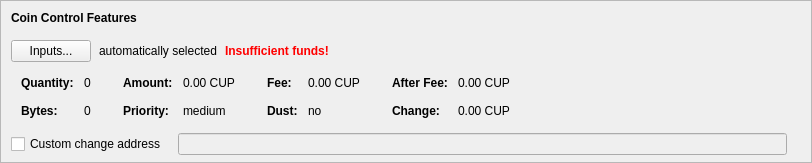
    <widget class="QFrame" name="frameCoinControl">
     <property name="sizePolicy">
      <sizepolicy hsizetype="Expanding" vsizetype="Expanding">
       <horstretch>0</horstretch>
       <verstretch>0</verstretch>
      </sizepolicy>
     </property>
     <property name="maximumSize">
      <size>
       <width>16777215</width>
       <height>16777215</height>
      </size>
     </property>
     <property name="frameShape">
      <enum>QFrame::StyledPanel</enum>
     </property>
     <property name="frameShadow">
      <enum>QFrame::Sunken</enum>
     </property>
     <layout class="QVBoxLayout" name="verticalLayoutCoinControl2">
      <property name="spacing">
       <number>0</number>
      </property>
      <property name="leftMargin">
       <number>0</number>
      </property>
      <property name="topMargin">
       <number>0</number>
      </property>
      <property name="rightMargin">
       <number>0</number>
      </property>
      <property name="bottomMargin">
       <number>6</number>
      </property>
      <item>
       <layout class="QVBoxLayout" name="verticalLayoutCoinControl" stretch="0,0,0,0,1">
        <property name="spacing">
         <number>0</number>
        </property>
        <property name="leftMargin">
         <number>10</number>
        </property>
        <property name="topMargin">
         <number>10</number>
        </property>
        <item>
         <layout class="QHBoxLayout" name="horizontalLayoutCoinControl1">
          <property name="bottomMargin">
           <number>15</number>
          </property>
          <item>
           <widget class="QLabel" name="labelCoinControlFeatures">
            <property name="sizePolicy">
             <sizepolicy hsizetype="Preferred" vsizetype="Maximum">
              <horstretch>0</horstretch>
              <verstretch>0</verstretch>
             </sizepolicy>
            </property>
            <property name="font">
             <font>
              <weight>75</weight>
              <bold>true</bold>
             </font>
            </property>
            <property name="styleSheet">
             <string notr="true">font-weight:bold;</string>
            </property>
            <property name="text">
             <string>Coin Control Features</string>
            </property>
           </widget>
          </item>
         </layout>
        </item>
        <item>
         <layout class="QHBoxLayout" name="horizontalLayoutCoinControl2" stretch="0,0,0,0">
          <property name="spacing">
           <number>8</number>
          </property>
          <property name="bottomMargin">
           <number>10</number>
          </property>
          <item>
           <widget class="QPushButton" name="pushButtonCoinControl">
            <property name="styleSheet">
             <string notr="true"/>
            </property>
            <property name="text">
             <string>Inputs...</string>
            </property>
            <property name="autoDefault">
             <bool>false</bool>
            </property>
           </widget>
          </item>
          <item>
           <widget class="QLabel" name="labelCoinControlAutomaticallySelected">
            <property name="text">
             <string>automatically selected</string>
            </property>
            <property name="margin">
             <number>5</number>
            </property>
           </widget>
          </item>
          <item>
           <widget class="QLabel" name="labelCoinControlInsuffFunds">
            <property name="font">
             <font>
              <weight>75</weight>
              <bold>true</bold>
             </font>
            </property>
            <property name="styleSheet">
             <string notr="true">color:red;font-weight:bold;</string>
            </property>
            <property name="text">
             <string>Insufficient funds!</string>
            </property>
            <property name="margin">
             <number>5</number>
            </property>
           </widget>
          </item>
          <item>
           <spacer name="horizontalSpacerCoinControl">
            <property name="orientation">
             <enum>Qt::Horizontal</enum>
            </property>
            <property name="sizeHint" stdset="0">
             <size>
              <width>40</width>
              <height>1</height>
             </size>
            </property>
           </spacer>
          </item>
         </layout>
        </item>
        <item>
         <widget class="QWidget" name="widgetCoinControl" native="true">
          <property name="sizePolicy">
           <sizepolicy hsizetype="Preferred" vsizetype="Preferred">
            <horstretch>0</horstretch>
            <verstretch>0</verstretch>
           </sizepolicy>
          </property>
          <property name="minimumSize">
           <size>
            <width>0</width>
            <height>0</height>
           </size>
          </property>
          <property name="styleSheet">
           <string notr="true"/>
          </property>
          <layout class="QHBoxLayout" name="horizontalLayoutCoinControl5">
           <property name="leftMargin">
            <number>0</number>
           </property>
           <property name="topMargin">
            <number>0</number>
           </property>
           <property name="rightMargin">
            <number>0</number>
           </property>
           <property name="bottomMargin">
            <number>0</number>
           </property>
           <item>
            <layout class="QHBoxLayout" name="horizontalLayoutCoinControl3" stretch="0,0,0,1">
             <property name="spacing">
              <number>20</number>
             </property>
             <property name="topMargin">
              <number>0</number>
             </property>
             <property name="bottomMargin">
              <number>10</number>
             </property>
             <item>
              <layout class="QFormLayout" name="formLayoutCoinControl1">
               <property name="horizontalSpacing">
                <number>10</number>
               </property>
               <property name="verticalSpacing">
                <number>14</number>
               </property>
               <property name="leftMargin">
                <number>10</number>
               </property>
               <property name="topMargin">
                <number>4</number>
               </property>
               <property name="rightMargin">
                <number>6</number>
               </property>
               <item row="0" column="0">
                <widget class="QLabel" name="labelCoinControlQuantityText">
                 <property name="font">
                  <font>
                   <weight>75</weight>
                   <bold>true</bold>
                  </font>
                 </property>
                 <property name="text">
                  <string>Quantity:</string>
                 </property>
                 <property name="margin">
                  <number>0</number>
                 </property>
                </widget>
               </item>
               <item row="0" column="1">
                <widget class="QLabel" name="labelCoinControlQuantity">
                 <property name="cursor">
                  <cursorShape>IBeamCursor</cursorShape>
                 </property>
                 <property name="contextMenuPolicy">
                  <enum>Qt::ActionsContextMenu</enum>
                 </property>
                 <property name="text">
                  <string notr="true">0</string>
                 </property>
                 <property name="margin">
                  <number>0</number>
                 </property>
                 <property name="textInteractionFlags">
                  <set>Qt::LinksAccessibleByMouse|Qt::TextSelectableByKeyboard|Qt::TextSelectableByMouse</set>
                 </property>
                </widget>
               </item>
               <item row="1" column="0">
                <widget class="QLabel" name="labelCoinControlBytesText">
                 <property name="font">
                  <font>
                   <weight>75</weight>
                   <bold>true</bold>
                  </font>
                 </property>
                 <property name="text">
                  <string>Bytes:</string>
                 </property>
                </widget>
               </item>
               <item row="1" column="1">
                <widget class="QLabel" name="labelCoinControlBytes">
                 <property name="cursor">
                  <cursorShape>IBeamCursor</cursorShape>
                 </property>
                 <property name="contextMenuPolicy">
                  <enum>Qt::ActionsContextMenu</enum>
                 </property>
                 <property name="text">
                  <string notr="true">0</string>
                 </property>
                 <property name="textInteractionFlags">
                  <set>Qt::LinksAccessibleByMouse|Qt::TextSelectableByKeyboard|Qt::TextSelectableByMouse</set>
                 </property>
                </widget>
               </item>
              </layout>
             </item>
             <item>
              <layout class="QFormLayout" name="formLayoutCoinControl2">
               <property name="horizontalSpacing">
                <number>10</number>
               </property>
               <property name="verticalSpacing">
                <number>14</number>
               </property>
               <property name="leftMargin">
                <number>6</number>
               </property>
               <property name="topMargin">
                <number>4</number>
               </property>
               <property name="rightMargin">
                <number>6</number>
               </property>
               <item row="0" column="0">
                <widget class="QLabel" name="labelCoinControlAmountText">
                 <property name="font">
                  <font>
                   <weight>75</weight>
                   <bold>true</bold>
                  </font>
                 </property>
                 <property name="text">
                  <string>Amount:</string>
                 </property>
                 <property name="margin">
                  <number>0</number>
                 </property>
                </widget>
               </item>
               <item row="0" column="1">
                <widget class="QLabel" name="labelCoinControlAmount">
                 <property name="cursor">
                  <cursorShape>IBeamCursor</cursorShape>
                 </property>
                 <property name="contextMenuPolicy">
                  <enum>Qt::ActionsContextMenu</enum>
                 </property>
                 <property name="text">
                  <string notr="true">0.00 CUP</string>
                 </property>
                 <property name="textInteractionFlags">
                  <set>Qt::LinksAccessibleByMouse|Qt::TextSelectableByKeyboard|Qt::TextSelectableByMouse</set>
                 </property>
                </widget>
               </item>
               <item row="1" column="0">
                <widget class="QLabel" name="labelCoinControlPriorityText">
                 <property name="font">
                  <font>
                   <weight>75</weight>
                   <bold>true</bold>
                  </font>
                 </property>
                 <property name="text">
                  <string>Priority:</string>
                 </property>
                </widget>
               </item>
               <item row="1" column="1">
                <widget class="QLabel" name="labelCoinControlPriority">
                 <property name="cursor">
                  <cursorShape>IBeamCursor</cursorShape>
                 </property>
                 <property name="contextMenuPolicy">
                  <enum>Qt::ActionsContextMenu</enum>
                 </property>
                 <property name="text">
                  <string>medium</string>
                 </property>
                 <property name="textInteractionFlags">
                  <set>Qt::LinksAccessibleByMouse|Qt::TextSelectableByKeyboard|Qt::TextSelectableByMouse</set>
                 </property>
                </widget>
               </item>
              </layout>
             </item>
             <item>
              <layout class="QFormLayout" name="formLayoutCoinControl3">
               <property name="horizontalSpacing">
                <number>10</number>
               </property>
               <property name="verticalSpacing">
                <number>14</number>
               </property>
               <property name="leftMargin">
                <number>6</number>
               </property>
               <property name="topMargin">
                <number>4</number>
               </property>
               <property name="rightMargin">
                <number>6</number>
               </property>
               <item row="0" column="0">
                <widget class="QLabel" name="labelCoinControlFeeText">
                 <property name="font">
                  <font>
                   <weight>75</weight>
                   <bold>true</bold>
                  </font>
                 </property>
                 <property name="text">
                  <string>Fee:</string>
                 </property>
                 <property name="margin">
                  <number>0</number>
                 </property>
                </widget>
               </item>
               <item row="0" column="1">
                <widget class="QLabel" name="labelCoinControlFee">
                 <property name="cursor">
                  <cursorShape>IBeamCursor</cursorShape>
                 </property>
                 <property name="contextMenuPolicy">
                  <enum>Qt::ActionsContextMenu</enum>
                 </property>
                 <property name="text">
                  <string notr="true">0.00 CUP</string>
                 </property>
                 <property name="textInteractionFlags">
                  <set>Qt::LinksAccessibleByMouse|Qt::TextSelectableByKeyboard|Qt::TextSelectableByMouse</set>
                 </property>
                </widget>
               </item>
               <item row="1" column="0">
                <widget class="QLabel" name="labelCoinControlLowOutputText">
                 <property name="font">
                  <font>
                   <weight>75</weight>
                   <bold>true</bold>
                  </font>
                 </property>
                 <property name="text">
                  <string>Dust:</string>
                 </property>
                </widget>
               </item>
               <item row="1" column="1">
                <widget class="QLabel" name="labelCoinControlLowOutput">
                 <property name="cursor">
                  <cursorShape>IBeamCursor</cursorShape>
                 </property>
                 <property name="contextMenuPolicy">
                  <enum>Qt::ActionsContextMenu</enum>
                 </property>
                 <property name="text">
                  <string>no</string>
                 </property>
                 <property name="textInteractionFlags">
                  <set>Qt::LinksAccessibleByMouse|Qt::TextSelectableByKeyboard|Qt::TextSelectableByMouse</set>
                 </property>
                </widget>
               </item>
              </layout>
             </item>
             <item>
              <layout class="QFormLayout" name="formLayoutCoinControl4">
               <property name="horizontalSpacing">
                <number>10</number>
               </property>
               <property name="verticalSpacing">
                <number>14</number>
               </property>
               <property name="leftMargin">
                <number>6</number>
               </property>
               <property name="topMargin">
                <number>4</number>
               </property>
               <property name="rightMargin">
                <number>6</number>
               </property>
               <item row="0" column="0">
                <widget class="QLabel" name="labelCoinControlAfterFeeText">
                 <property name="font">
                  <font>
                   <weight>75</weight>
                   <bold>true</bold>
                  </font>
                 </property>
                 <property name="text">
                  <string>After Fee:</string>
                 </property>
                 <property name="margin">
                  <number>0</number>
                 </property>
                </widget>
               </item>
               <item row="0" column="1">
                <widget class="QLabel" name="labelCoinControlAfterFee">
                 <property name="cursor">
                  <cursorShape>IBeamCursor</cursorShape>
                 </property>
                 <property name="contextMenuPolicy">
                  <enum>Qt::ActionsContextMenu</enum>
                 </property>
                 <property name="text">
                  <string notr="true">0.00 CUP</string>
                 </property>
                 <property name="textInteractionFlags">
                  <set>Qt::LinksAccessibleByMouse|Qt::TextSelectableByKeyboard|Qt::TextSelectableByMouse</set>
                 </property>
                </widget>
               </item>
               <item row="1" column="0">
                <widget class="QLabel" name="labelCoinControlChangeText">
                 <property name="font">
                  <font>
                   <weight>75</weight>
                   <bold>true</bold>
                  </font>
                 </property>
                 <property name="text">
                  <string>Change:</string>
                 </property>
                </widget>
               </item>
               <item row="1" column="1">
                <widget class="QLabel" name="labelCoinControlChange">
                 <property name="cursor">
                  <cursorShape>IBeamCursor</cursorShape>
                 </property>
                 <property name="contextMenuPolicy">
                  <enum>Qt::ActionsContextMenu</enum>
                 </property>
                 <property name="text">
                  <string notr="true">0.00 CUP</string>
                 </property>
                 <property name="textInteractionFlags">
                  <set>Qt::LinksAccessibleByMouse|Qt::TextSelectableByKeyboard|Qt::TextSelectableByMouse</set>
                 </property>
                </widget>
               </item>
              </layout>
             </item>
            </layout>
           </item>
          </layout>
         </widget>
        </item>
        <item>
         <layout class="QHBoxLayout" name="horizontalLayoutCoinControl4" stretch="0,0,0">
          <property name="spacing">
           <number>12</number>
          </property>
          <property name="sizeConstraint">
           <enum>QLayout::SetDefaultConstraint</enum>
          </property>
          <property name="topMargin">
           <number>5</number>
          </property>
          <property name="rightMargin">
           <number>5</number>
          </property>
          <item>
           <widget class="QCheckBox" name="checkBoxCoinControlChange">
            <property name="toolTip">
             <string>If this is activated, but the change address is empty or invalid, change will be sent to a newly generated address.</string>
            </property>
            <property name="text">
             <string>Custom change address</string>
            </property>
           </widget>
          </item>
          <item>
           <widget class="QValidatedLineEdit" name="lineEditCoinControlChange">
            <property name="enabled">
             <bool>false</bool>
            </property>
            <property name="sizePolicy">
             <sizepolicy hsizetype="Expanding" vsizetype="Fixed">
              <horstretch>0</horstretch>
              <verstretch>0</verstretch>
             </sizepolicy>
            </property>
           </widget>
          </item>
          <item>
           <widget class="QLabel" name="labelCoinControlChangeLabel">
            <property name="sizePolicy">
             <sizepolicy hsizetype="Preferred" vsizetype="Expanding">
              <horstretch>0</horstretch>
              <verstretch>0</verstretch>
             </sizepolicy>
            </property>
            <property name="minimumSize">
             <size>
              <width>0</width>
              <height>0</height>
             </size>
            </property>
            <property name="text">
             <string/>
            </property>
            <property name="margin">
             <number>3</number>
            </property>
           </widget>
          </item>
         </layout>
        </item>
        <item>
         <spacer name="verticalSpacerCoinControl">
          <property name="orientation">
           <enum>Qt::Vertical</enum>
          </property>
          <property name="sizeHint" stdset="0">
           <size>
            <width>800</width>
            <height>1</height>
           </size>
          </property>
         </spacer>
        </item>
       </layout>
      </item>
     </layout>
    </widget>
